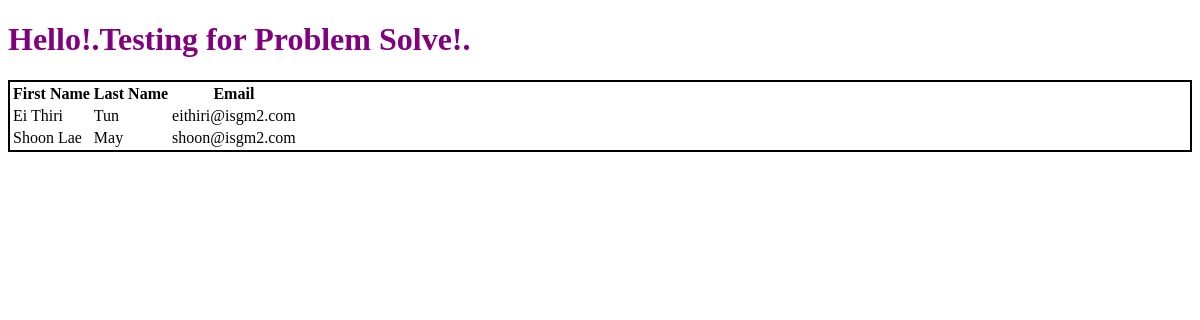
The page /user/ on the database as committed earlier.
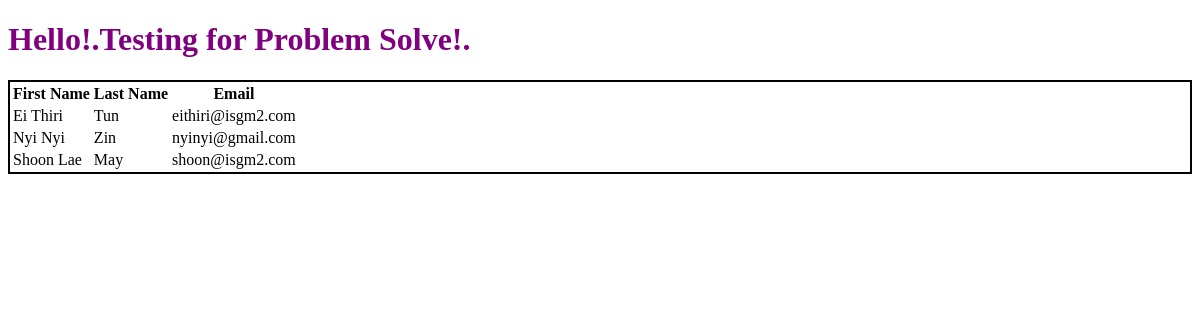
The same page on the database as committed later.
### AppTwo/models.py (models this page shows)
class Users(models.Model):
    first_name = models.CharField(max_length=264)
    last_name = models.CharField(max_length=264)
    email = models.CharField(max_length=264,unique=True)

### AppTwo/views.py (the view)
# urls.py: path('user/',views.add_user,name='add_user'),
def add_user(request):
    user_list = Users.objects.order_by('first_name')
    user_dct = {'users':user_list}
    return render(request,"ProApp/index.html",context=user_dct)

### templates/ProApp/index.html (shortened to what this page needs)
<!DOCTYPE html>
{% load static %}
<html lang="en" dir="ltr">
  <head>
    <link rel="stylesheet" href="{% static "/css/styles.css" %}">
  </head>
  <body>
   <h1>Hello!.Testing for Problem Solve!.</h1>
  <div class="djangotwo">
    {% if users %}
   <table>
     <thead>
       <th>First Name</th>
          <th>Last Name</th>
          <th>Email</th>
     </thead>
   {% for user in users %}
   <tr>
     <td>{{ user.first_name }}</td>
     <td>{{ user.last_name }}</td>
     <td>{{ user.email }}</td>
   </tr>
   {% endfor %}
   </table>
   {% else %}
  <p>No User Found!</p>
   {% endif %}
  </div>
  </body>
</html>

### static/css/styles.css (style rules this page uses)
h1 { color: purple; }
.djangotwo { border: 2px solid black; }

Rows that differ between the two databases and show on the page:
added Users: first_name "Nyi Nyi", last_name "Zin", email "nyinyi@gmail.com"
